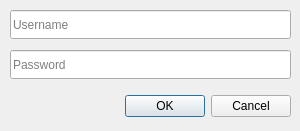
<?xml version="1.0" encoding="UTF-8"?>
<ui version="4.0">
 <class>GitLogin</class>
 <widget class="QDialog" name="GitLogin">
  <property name="geometry">
   <rect>
    <x>0</x>
    <y>0</y>
    <width>300</width>
    <height>131</height>
   </rect>
  </property>
  <property name="windowTitle">
   <string>Dialog</string>
  </property>
  <widget class="QDialogButtonBox" name="btnGitLogin">
   <property name="geometry">
    <rect>
     <x>-50</x>
     <y>90</y>
     <width>341</width>
     <height>32</height>
    </rect>
   </property>
   <property name="orientation">
    <enum>Qt::Horizontal</enum>
   </property>
   <property name="standardButtons">
    <set>QDialogButtonBox::Cancel|QDialogButtonBox::Ok</set>
   </property>
  </widget>
  <widget class="QLineEdit" name="usernameInput">
   <property name="geometry">
    <rect>
     <x>10</x>
     <y>10</y>
     <width>281</width>
     <height>29</height>
    </rect>
   </property>
   <property name="placeholderText">
    <string>Username</string>
   </property>
  </widget>
  <widget class="QLineEdit" name="passwordInput">
   <property name="geometry">
    <rect>
     <x>10</x>
     <y>50</y>
     <width>281</width>
     <height>29</height>
    </rect>
   </property>
   <property name="placeholderText">
    <string>Password</string>
   </property>
  </widget>
 </widget>
 <resources/>
 <connections>
  <connection>
   <sender>btnGitLogin</sender>
   <signal>accepted()</signal>
   <receiver>GitLogin</receiver>
   <slot>accept()</slot>
   <hints>
    <hint type="sourcelabel">
     <x>248</x>
     <y>254</y>
    </hint>
    <hint type="destinationlabel">
     <x>157</x>
     <y>274</y>
    </hint>
   </hints>
  </connection>
  <connection>
   <sender>btnGitLogin</sender>
   <signal>rejected()</signal>
   <receiver>GitLogin</receiver>
   <slot>reject()</slot>
   <hints>
    <hint type="sourcelabel">
     <x>316</x>
     <y>260</y>
    </hint>
    <hint type="destinationlabel">
     <x>286</x>
     <y>274</y>
    </hint>
   </hints>
  </connection>
 </connections>
</ui>
